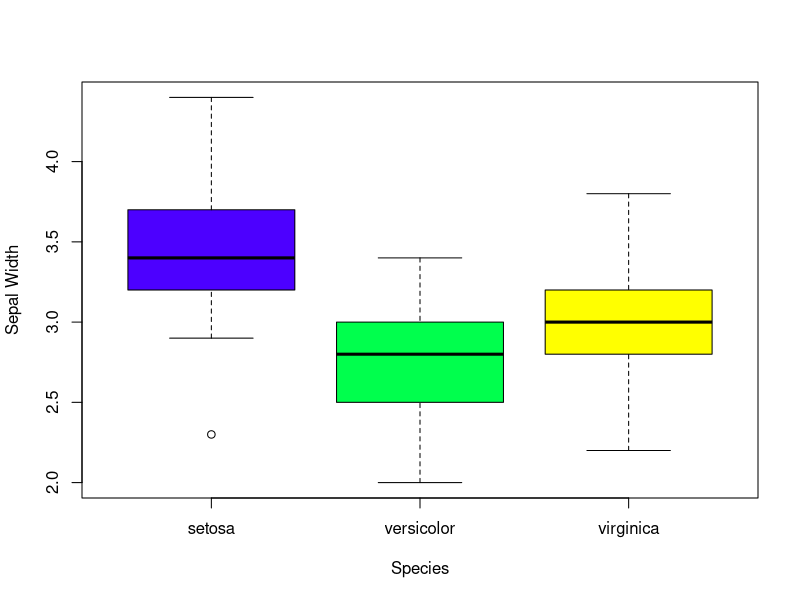
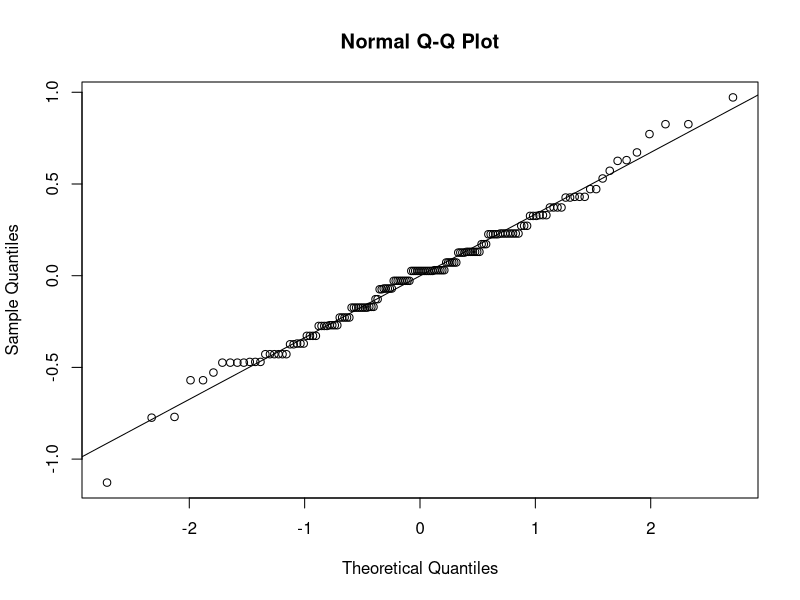
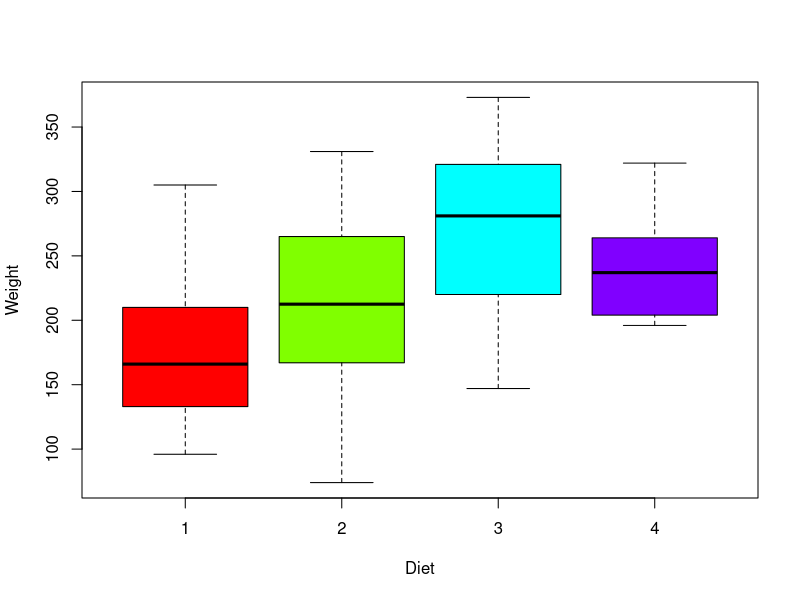
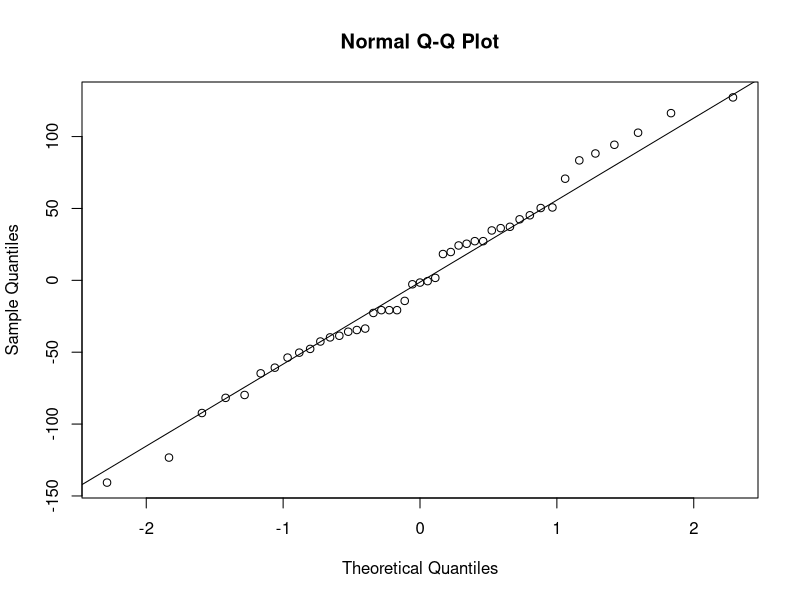
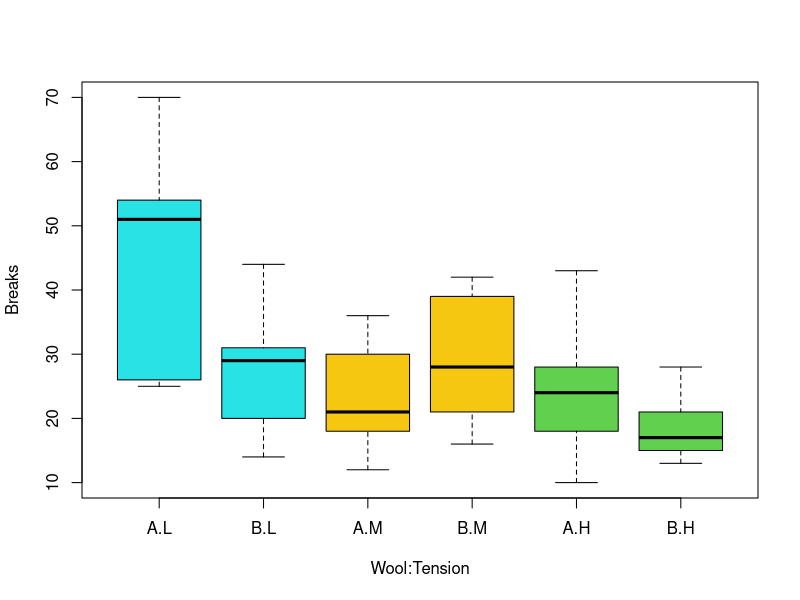
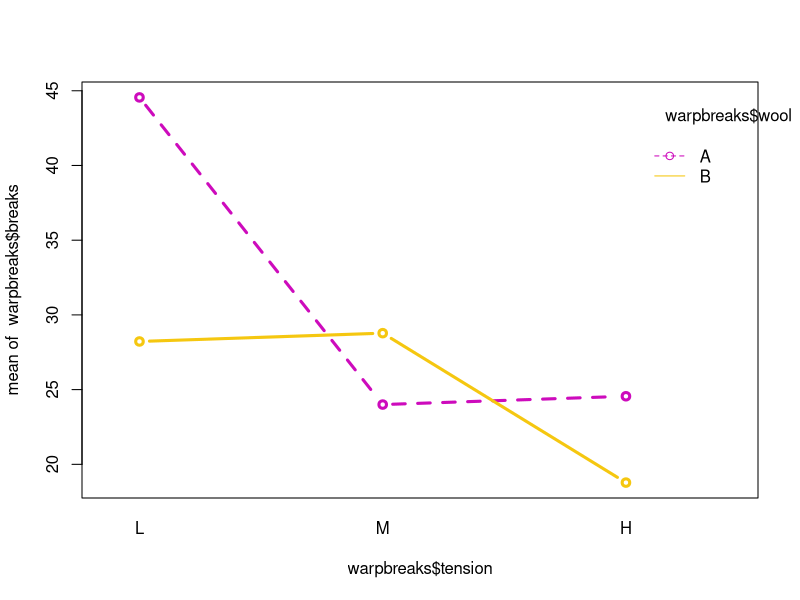
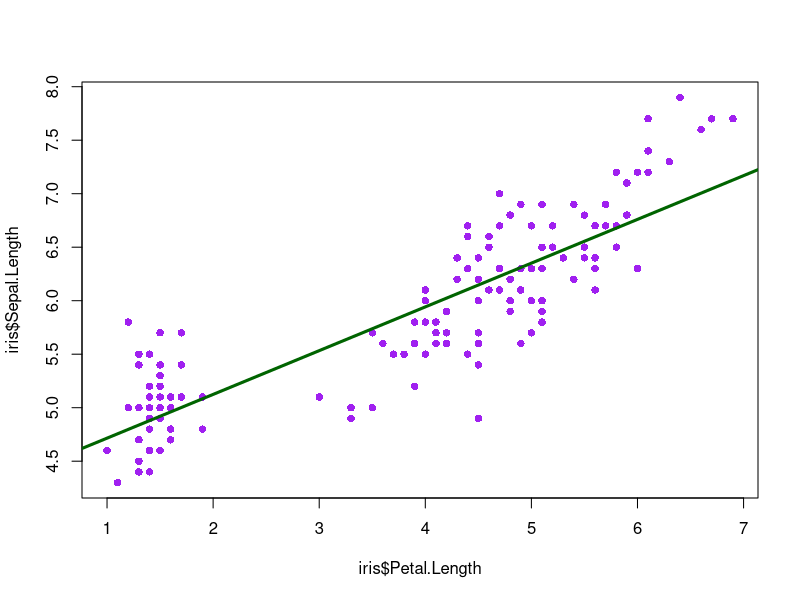
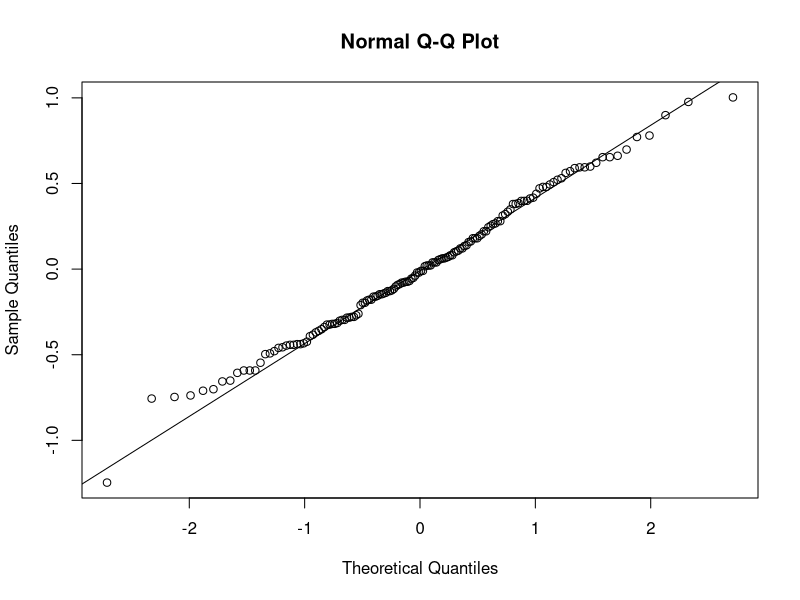

Recreate these plots in R, in order.
# Macie Wheeler
# Homework 5

### Question 1

## Part a

boxplot(iris$Sepal.Width ~ iris$Species, col= topo.colors(3), xlab = 'Species', 
        ylab = 'Sepal Width')

# The mean sepal width of Setosa seems to be significantly different from both
# Virginica and Versicolor's mean sepal width.
# The mean sepal width between Versicolor and Virginica seems to be slightly different.

## Part b

iris_anova <- aov(iris$Sepal.Width ~ iris$Species)
summary(iris_anova)

# There seems to be a significant difference in mean sepal widths across all species
# since with a p-value of 2e-16, which is smaller than .05, we would reject the
# null hypothesis that there is no difference in means since there is enough
# evidence to show that there is a difference in the means.

## Part c

pairwise.t.test(iris$Sepal.Width, iris$Species, p.adj = 'bonferroni', pool.sd = FALSE)$p.value

# Setosa and Versicolor, Setosa and Virginica, and Versicolor and Virginica seem 
# to all have significantly different means at an alpha of .05.

## Part d

var(iris$Sepal.Width[iris$Species == 'virginica'])
var(iris$Sepal.Width[iris$Species == 'setosa'])
var(iris$Sepal.Width[iris$Species == 'versicolor'])

# The variance for Virginica is .1040041, for Setosa the variance is .1436898, and
# for Versicolor the variance is .09846939. The variances seem to be relatively 
# similar across all 3 of the species groups.

qqnorm(iris_anova$residuals)
qqline(iris_anova$residuals)

# The residuals look relatively Normal as if they could have come from a Normal
# Distribution due to the relatively straight line for the Q-Q plot of the 
# residuals.

### Question 2

## Part a

boxplot(ChickWeight$weight[ChickWeight$Time == 21] ~ ChickWeight$Diet[ChickWeight$Time == 21], 
        xlab = 'Diet', ylab = 'Weight', col = rainbow(4))

# Diet 1 and Diet 3 seem to have a significant difference between their mean weights.
# Diet 2 and Diet 4 seem to have somewhat similar mean weight, so no significant difference.
# Diet 1 and Diet 4 also seem to have a difference between their mean weights, but
# not very significant.

## Part b

chick_weight_anova <- aov(ChickWeight$weight[ChickWeight$Time == 21] ~ as.factor(ChickWeight$Diet[ChickWeight$Time == 21]))
summary(chick_weight_anova)

# It seems like there is a significant difference in the means since with a p-value
# of .007, which is smaller than .05, we would reject the null hypothesis that
# there is not a difference in the means since there is enough evidence to show
# that there is a difference in the means.

## Part c

TukeyHSD(chick_weight_anova)

# Diet 3 and Diet 1 have a significant difference in means at an alpha of .05.

## Part d

var(ChickWeight$weight[ChickWeight$Diet == 1 & ChickWeight$Time == 21])
var(ChickWeight$weight[ChickWeight$Diet == 2 & ChickWeight$Time == 21])
var(ChickWeight$weight[ChickWeight$Diet == 3 & ChickWeight$Time == 21])
var(ChickWeight$weight[ChickWeight$Diet == 4 & ChickWeight$Time == 21])

# The variance for diet 1 is 3445.933, for diet 2 it is 6105.567, for diet 3 it 
# is 5129.789, and for diet 4 it is 1879.028. The variances don't look very similar
# across all 4 of the diet groups.

qqnorm(chick_weight_anova$residuals)
qqline(chick_weight_anova$residuals)

# The residuals look relatively Normal as if they could have come from a Normal
# Distribution due to the relatively straight line from the Q-Q plot of the 
# residuals.

### Question 3

## Part a

boxplot(warpbreaks$breaks ~ warpbreaks$wool*warpbreaks$tension, col = c(5, 5, 7, 7, 3, 3),
        xlab = 'Wool:Tension', ylab = 'Breaks')

# Within wool A the mean breaks is highest with a level L of tension and lowest with
# a level M of tension. There seems to be a significant difference between breaks means with
# a level L of tension and a level M of tension and between breaks means with a level L of 
# tension and a level H of tension.
# Within wool B the mean breaks is highest with a level L of tension and lowest with
# a level H of tension. There seems to be a slightly significant difference between
# breaks means with a tension level of L and a tension level of H and between breaks
# means with a tension level of M and a tension level of H.

## Part b

warpbreaks_twoway_anova <- aov(warpbreaks$breaks ~ warpbreaks$wool*warpbreaks$tension)
summary(warpbreaks_twoway_anova)

# The interaction between wool and tension is significant at an alpha of .1 with
# a p-value of .021044.
# Both the main effects of wool and tension are significant at an alpha of .1 with
# p-values of .058213 and .000693 respectively.

## Part c

interaction.plot(x.factor = warpbreaks$tension, trace.factor = warpbreaks$wool,
                 response = warpbreaks$breaks, col = (6:7), lwd = 3, type = 'b', 
                 pch = 1)

# The interaction plot shows that the effect of tension on breaks isn't relatively
# clear, since the lines decrease, increase, and stay relatively flat at points.
# The effect of wool on breaks isn't relatively clear either, since the lines aren't
# very separated.
# It seems as if wool depends on tension, or vice versa.

## Part d

warpbreaks_anova <- aov(warpbreaks$breaks ~ warpbreaks$wool)
summary(warpbreaks_anova)

# The results of the test show that there is not a significant difference in mean
# breaks across wool at an alpha of .1, which is smaller that a p-value of .108. 
# We would fail to reject the null since there is not significant evidence that
# the means are different across wool. This contradicts our previous results. In 
# order to reconcile this difference, other tests could potentially be used.

### Question 4

## Part a

cor(iris[1:4])

## Part b

# Petal length and petal width have the strongest linear relationship with an 
# r of .9628654. This means that the correlation between those two variables is 
# positive and the strength of the relationship is strong.

## Part c

# Sepal length and sepal width have the weakest linear relationship with an r
# of -.1175698. This means that the correlation between those two variables is
# negative and the strength of the relationship is weak.

## Part d

cor.test(iris$Sepal.Length, iris$Sepal.Width, conf.level = .01)
cor.test(iris$Sepal.Length, iris$Petal.Length, conf.level = .01)
cor.test(iris$Sepal.Length, iris$Petal.Width, conf.level = .01)

cor.test(iris$Sepal.Width, iris$Petal.Length, conf.level = .01)
cor.test(iris$Sepal.Width, iris$Petal.Width, conf.level = .01)

cor.test(iris$Petal.Length, iris$Petal.Width, conf.level = .01)

# Sepal length and petal length have a population correlation different from 0, 
# since with a p-value of 2.2e-16, which is less than an alpha of .01, there is
# significant enough evidence that sepal length and petal length are correlated in
# the population.

# Sepal length and petal width have a population correlation different from 0, 
# since with a p-value of 2.2e-16, which is less than an alpha of .01, there is
# significant enough evidence that sepal length and petal width are correlated in
# the population.

# Sepal width and petal length have a population correlation different from 0, 
# since with a p-value of 4.513e-08, which is less than an alpha of .01, there is
# significant enough evidence that sepal width and petal length are correlated in
# the population.

# Sepal width and petal width have a population correlation different from 0, 
# since with a p-value of 4.073e-06, which is less than an alpha of .01, there is
# significant enough evidence that sepal width and petal width are correlated in
# the population.

# Petal length and petal width have a population correlation different from 0, 
# since with a p-value of 2.2e-16, which is less than an alpha of .01, there is
# significant enough evidence that petal length and petal width are correlated in
# the population.

### Question 5

## Part a

mod <- lm(iris$Sepal.Length ~ iris$Petal.Length)
mod$coefficients

# The least squares regression line is y = 4.3066034 + .4089223x
# The slope interpreted is:
# As petal length increases by 1 cm sepal length increases by .4089223 cm.

## Part b

plot(iris$Sepal.Length ~ iris$Petal.Length, pch = 16, col = 'purple')
abline(mod, lwd = 3, col = 'darkgreen')

## Part c

cor.test(iris$Sepal.Length, iris$Petal.Length, conf.level = .05)

# For the t-test the test statistic t is 21.646. With a p-value of 2.2e-16, which
# is smaller than an alpha of .05, we would reject the null hypothesis that the
# slope equals 0, since we have significant enough evidence to support that the slope 
# does not equal 0.

anova(mod)

# For the F-test the test statistic F is 468.55. With a p-value of 2.2e-16, which
# is smaller than an alpha of .05, we would reject the null hypothesis that the 
# slope equals 0, since we have significant enough evidence to support that the 
# slope does not equal 0.

## Part d

qqnorm(mod$residuals)
qqline(mod$residuals)

# The data looks like it follows a Normal Distribution based off of the residuals
# Normal Q-Q plot, which follows a relatively straight line.

## Part e

plot(mod$residuals ~ mod$fitted.values)

# The data looks to relatively follow the constant variance assumption. The data
# doesn't look as if it has a fanning out/funneling look.

## Part f

summary(mod)$r.squared

# About 75.99% of the variability in sepal length can be explained by its linear
# relationship with petal length.

## Part g

4.3066034 + (.4089223 * 3.4)

# I would predict the sepal length of an iris with a petal length of 3.4 cm 
# to be 5.696939 cm.

## Part h

anova(mod)
2 *sqrt(24.525/148)

# I would expect 95% of the irises to have a sepal length within plus or minus
# .8141485 cm of their predicted values from the regression line.

